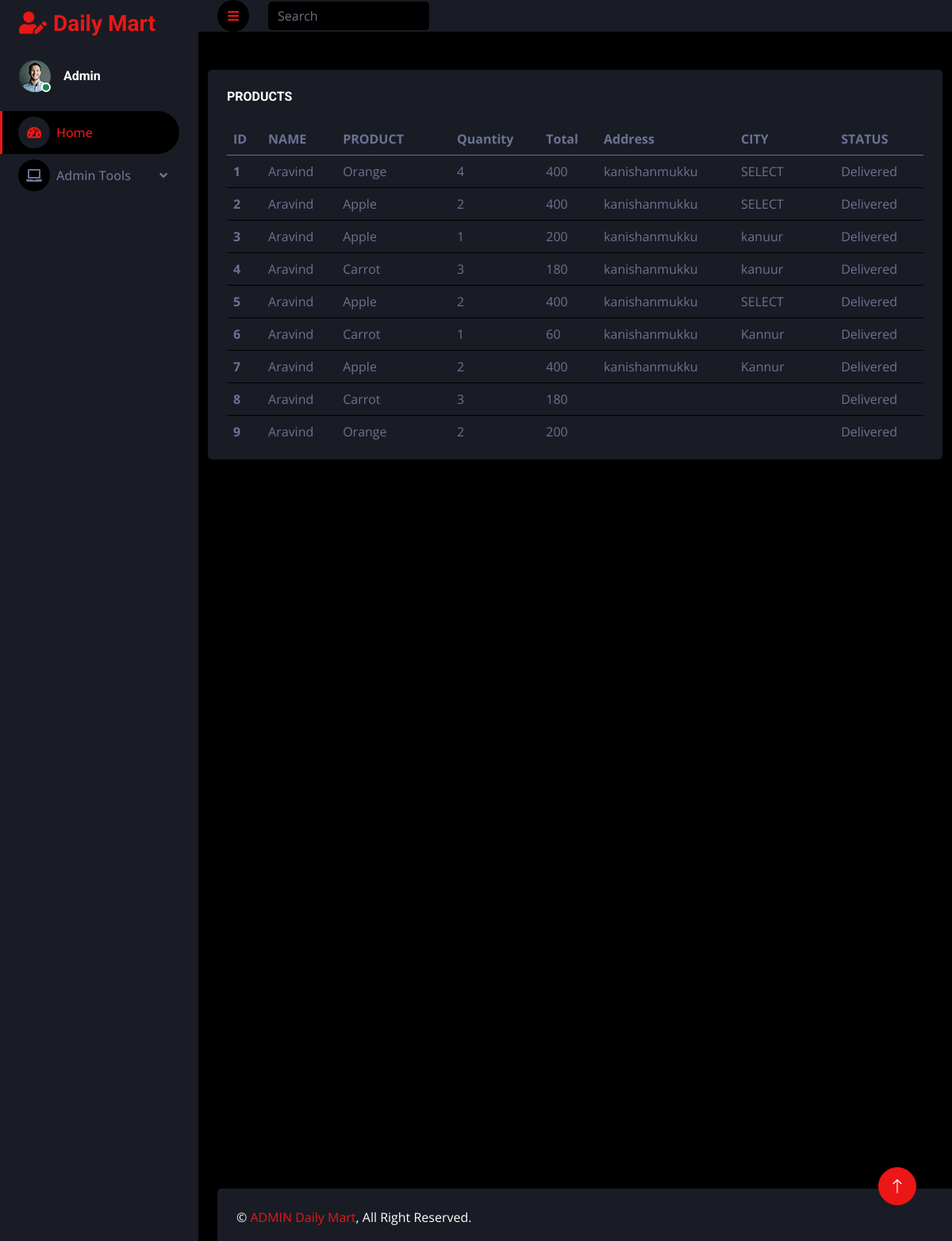
/delivered/, run on the app's committed database.
### USERAPP/models.py (models this page shows)
class Booking(models.Model):
    userid = models.ForeignKey(Register, on_delete=models.CASCADE)
    cartid = models.ForeignKey(Cart, on_delete=models.CASCADE,null=True,blank=True)
    status = models.IntegerField(default=0)
    Address = models.CharField(max_length=255, default='')
    City = models.CharField(max_length=15, default='')
    State = models.CharField(max_length=15, default='')

class Register(models.Model):
    Username = models.CharField(max_length=15, default='')
    Phone_no = models.CharField(max_length=10, default='')
    Email = models.EmailField()
    Password = models.CharField(max_length=8)

class Cart(models.Model):
    userid = models.ForeignKey(Register, on_delete=models.CASCADE)
    productid = models.ForeignKey(Product, on_delete=models.CASCADE)
    quantity = models.IntegerField()
    total = models.IntegerField()
    status = models.IntegerField(default=0)

### ADMINAPP/models.py (models this page shows)
class Product(models.Model):
    productName = models.CharField(max_length=15)
    productDescription = models.TextField()
    productPrice=models.IntegerField()
    productImage = models.ImageField(upload_to='PRODUCT_IMAGE',default='null.jpg')
    category = models.CharField(max_length=100,default='0')
    stock = models.IntegerField()

### ADMINAPP/views.py (the view)
# urls.py: path('delivered/',views.delivered,name="delivered"),
def delivered(request):
        data=Booking.objects.filter(status=1)
        return render(request,'delivered.html',{'data':data})

### ADMINAPP/templates/delivered.html
{% extends 'index.html' %}
{% block content %}
{% load static %}
<div class="container my-5">
    <div class="row justify-content-center">
        <div class="col-12">
            <div class="bg-secondary rounded p-4">
                <h6 class="mb-4">PRODUCTS</h6>
                <div style="height: 400px; overflow: auto;">
                <table class="table">
                    <thead>
                        <tr>
                            <th scope="col">ID</th>
                            <th scope="col">NAME</th>
                            <th scope="col">PRODUCT</th>
                            <th scope="col">Quantity</th>
                            <th scope="col">Total</th>
                            <th scope="col">Address</th>
                            <th scope="col">CITY</th>
                            <th scope="col">STATUS</th>
                        </tr>
                    </thead>
                    <tbody>
                        {% for i in data %}
                        <tr>
                            <th scope="row">{{forloop.counter}}</th>
                            <td>{{i.userid.Username}}</td>
                            <td>{{i.cartid.productid.productName}}</td>
                            <td>{{i.cartid.quantity}}</td>
                            <td>{{i.cartid.total}}</td>
                            <td>{{i.Address}}</td>
                            <td>{{i.City}}</td>
                            <td>Delivered</td>
                        </tr>
                        {% endfor %}
                    </tbody>
                </table>
            </div>
            </div>
        </div>
    </div>
</div>
{% endblock %}

### ADMINAPP/static/user/css/style.css (style rules this page uses)
:root { --primary: #EB1616; --secondary: #191C24; --light: #6C7293; --dark: #000000; }

### data on the page
Booking: userid.Username "Aravind", cartid.productid.productName "Orange", cartid.quantity "4", cartid.total "400", Address "kanishanmukku", City "SELECT"
Booking: userid.Username "Aravind", cartid.productid.productName "Apple", cartid.quantity "2", cartid.total "400", Address "kanishanmukku", City "SELECT"
Booking: userid.Username "Aravind", cartid.productid.productName "Apple", cartid.quantity "1", cartid.total "200", Address "kanishanmukku", City "kanuur"
Booking: userid.Username "Aravind", cartid.productid.productName "Carrot", cartid.quantity "3", cartid.total "180", Address "kanishanmukku", City "kanuur"
Booking: userid.Username "Aravind", cartid.productid.productName "Apple", cartid.quantity "2", cartid.total "400", Address "kanishanmukku", City "SELECT"
Booking: userid.Username "Aravind", cartid.productid.productName "Carrot", cartid.quantity "1", cartid.total "60", Address "kanishanmukku", City "Kannur"
Booking: userid.Username "Aravind", cartid.productid.productName "Apple", cartid.quantity "2", cartid.total "400", Address "kanishanmukku", City "Kannur"
Booking: userid.Username "Aravind", cartid.productid.productName "Carrot", cartid.quantity "3", cartid.total "180"
Booking: userid.Username "Aravind", cartid.productid.productName "Orange", cartid.quantity "2", cartid.total "200"
